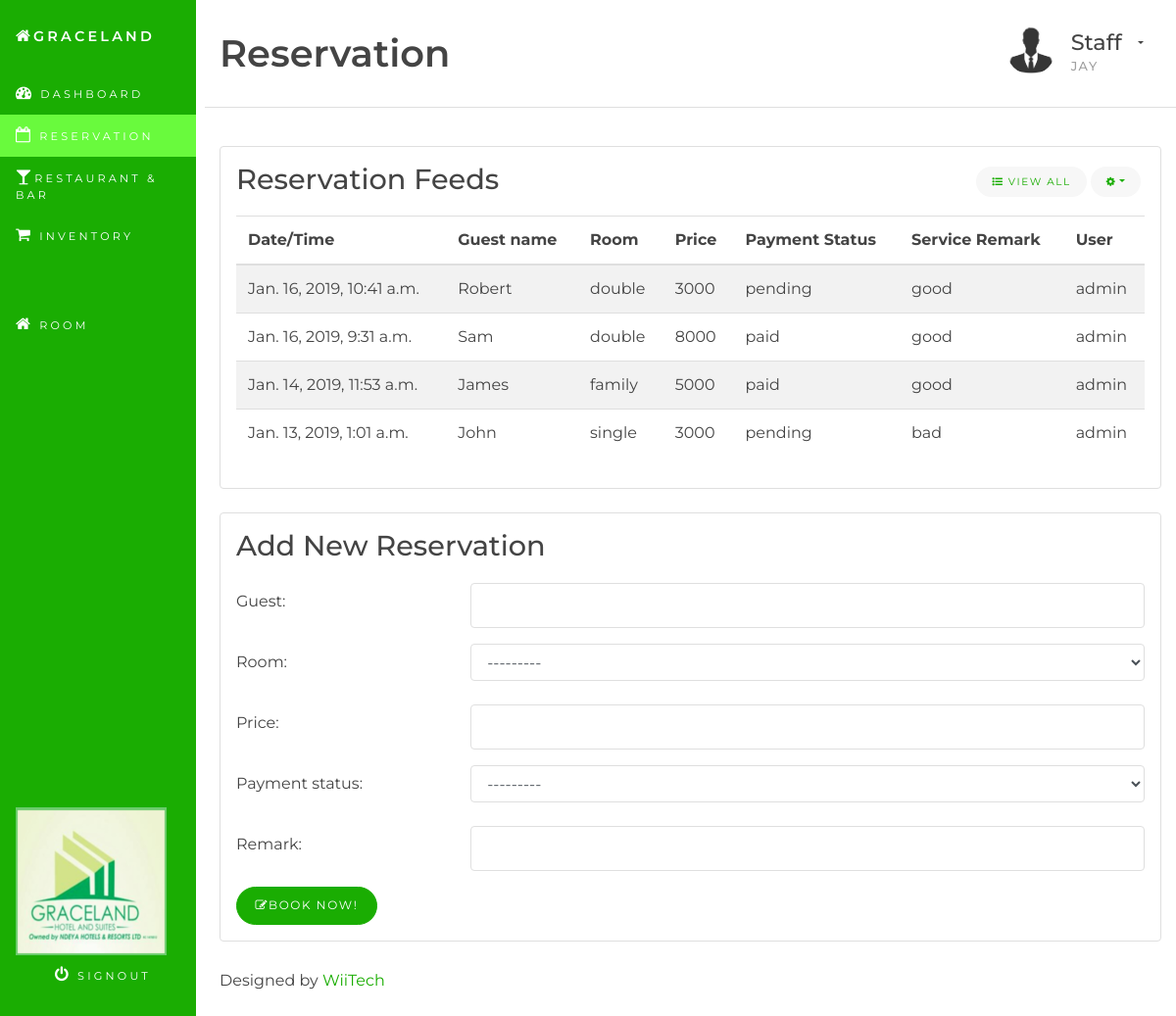
/reservation/ (signed in), run on an earlier commit of the app's database.
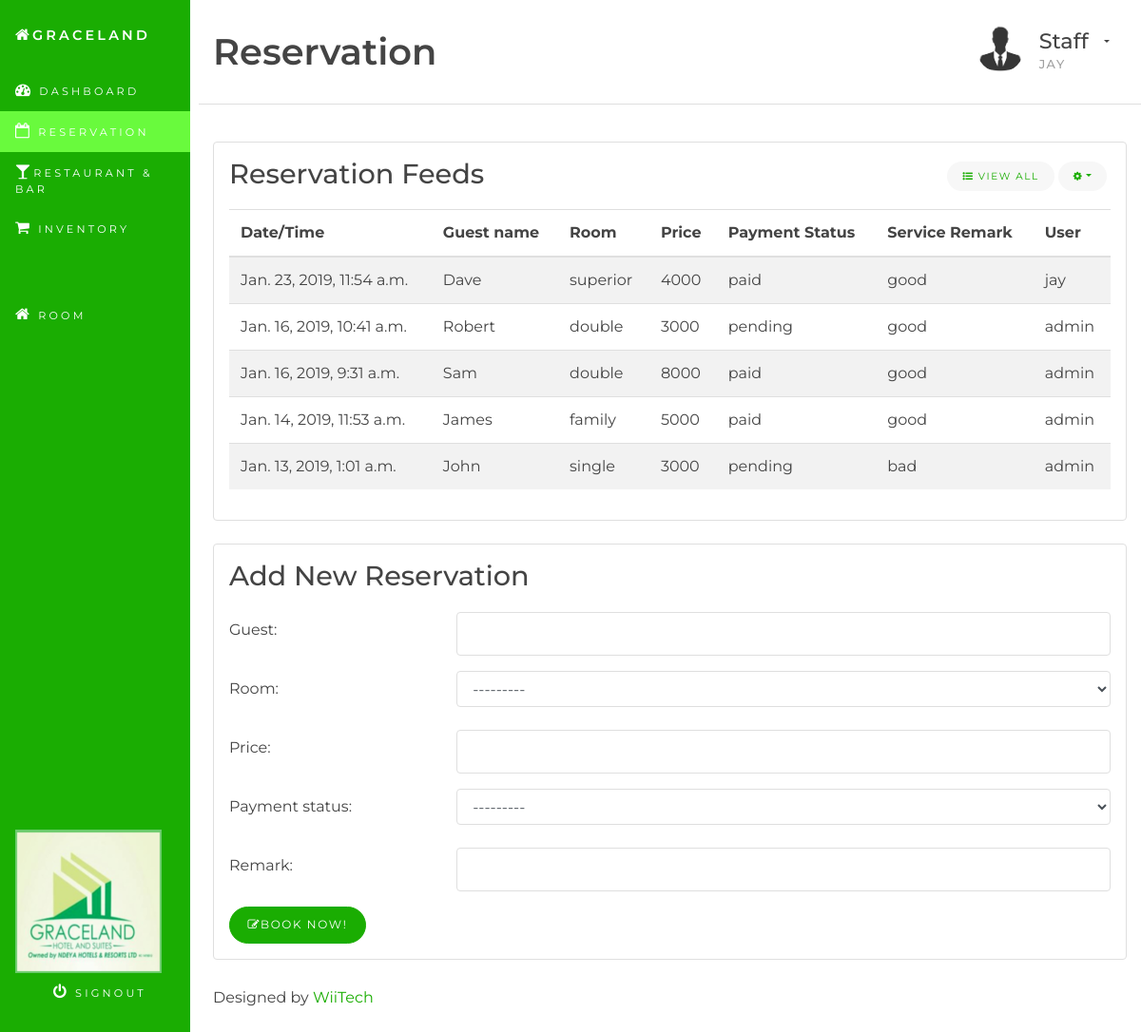
And on a later commit of the database.
### hms/models.py (models this page shows, shortened)
class Reservation(models.Model):
    ROOM_CHOICES = (
        ('comfort 1', 'Comfort 1'),
        ('comfort 2', 'Comfort 2'),
        ('comfort 3', 'Comfort 3'),
        ('standard', 'Standard'),
        ('superior', 'Superior'),
        ('standard superior', 'Standard Superior '),
        ('classic superior', 'Classic Superior'),
        ('executives suites', 'Executives Suites'),
    )
    PAYMENT_CHOICES = (
        ('paid', 'Paid'),
        ('pending', 'Pending'),
    )
    time = models.DateTimeField(auto_now_add=True)
    guest = models.CharField(max_length=100)
    room = models.CharField(max_length=20, choices=ROOM_CHOICES)
    price = models.IntegerField()
    payment_status = models.CharField(max_length=20, choices=PAYMENT_CHOICES)
    remark = models.CharField(max_length=100)
    user = models.ForeignKey(User, on_delete=models.CASCADE)
    class Meta:
        ordering = ('-time',)

### hms/views.py (the view)
# urls.py: path('reservation/', views.reservation, name='reservation'),
@login_required
def reservation(request):
    all_reservations = Reservation.objects.all()
    list_num = 5
    if all_reservations.count() >= list_num:
        few_reservations = []
        for i in range(list_num):
            few_reservations.append(all_reservations[i])
        all_reservations = few_reservations
    if request.method == 'POST':
        form = ReservationForm(request.POST)
        if form.is_valid():
            reservation = form.save(commit=False)
            reservation.user = request.user
            reservation.save()
    form = ReservationForm()
    return render(request, 'hms/reservation.html', {'form': form, 'all_reservations': all_reservations})

### hms/forms.py
class ReservationForm(forms.ModelForm):
    class Meta:
        model = Reservation
        exclude = ('time', 'user')
    def __init__(self, *args, **kwargs):
        super(ReservationForm, self).__init__(*args, **kwargs)
        for fname, f in self.fields.items():
            f.widget.attrs['class'] = 'form-control'

### hms/templates/hms/reservation.html (shortened to what this page needs)
{% extends 'base.html' %}
{% block content %}
<div class="container-fluid" id="wrapper">
	<div class="row">
		{% include 'hms/reservation/reservation_nav.html' %}
		<main class="col-xs-12 col-sm-8 col-lg-9 col-xl-10 pt-3 pl-4 ml-auto">
			{% include 'hms/reservation/reservation_head.html' %}
			<section class="row">
				<div class="col-sm-12">
					{% include 'hms/reservation/reservation_display.html' %}
					{% include 'hms/reservation/reservation_form.html' %}
					{% include 'hms/footer.html' %}
				</div>
			</section>
		</main>
	</div>
</div>
{% endblock content %}

### hms/templates/hms/reservation/reservation_display.html (shortened to what this page needs)
<section class="row">
    <div class="col-md-12 col-lg-12">
        <div class="card mb-4">
            <div class="card-block">
                <h3 class="card-title">Reservation Feeds</h3>
                <div class="dropdown card-title-btn-container">
                    <button class="btn btn-sm btn-subtle" type="button"><em class="fa fa-list-ul"></em> View All</button>
                    <button class="btn btn-sm btn-subtle dropdown-toggle" type="button" data-toggle="dropdown" aria-haspopup="true" aria-expanded="false"><em class="fa fa-cog"></em></button>
                </div>
                <div class="table-responsive">
                    <table class="table table-striped">
                        <thead>
                            <tr>
                                <th>Date/Time</th>
                                <th>Guest name</th>
                                <th>Room</th>
                                <th>Price</th>
                                <th>Payment Status</th>
                                <th>Service Remark</th>
                                <th>User</th>
                            </tr>
                        </thead>
                        <tbody>
                            {% for reservation in all_reservations %}
                                <tr>
                                    <td>{{ reservation.time }}</td>
                                    <td>{{ reservation.guest }}</td>
                                    <td>{{ reservation.room }}</td>
                                    <td>{{ reservation.price }}</td>
                                    <td>{{ reservation.payment_status }}</td>
                                    <td>{{ reservation.remark }}</td>
                                    <td>{{ reservation.user }}</td>
                                </tr>
                            {% endfor %}
                        </tbody>
                    </table>
                </div>
            </div>
        </div>
    </div>
</section>

What changed in the data, as far as the page shows it:
added Reservation: time "Jan. 23, 2019, 11:54 a.m.", guest "Dave", room "superior", price "4000", payment_status "paid", remark "good", user "jay"
